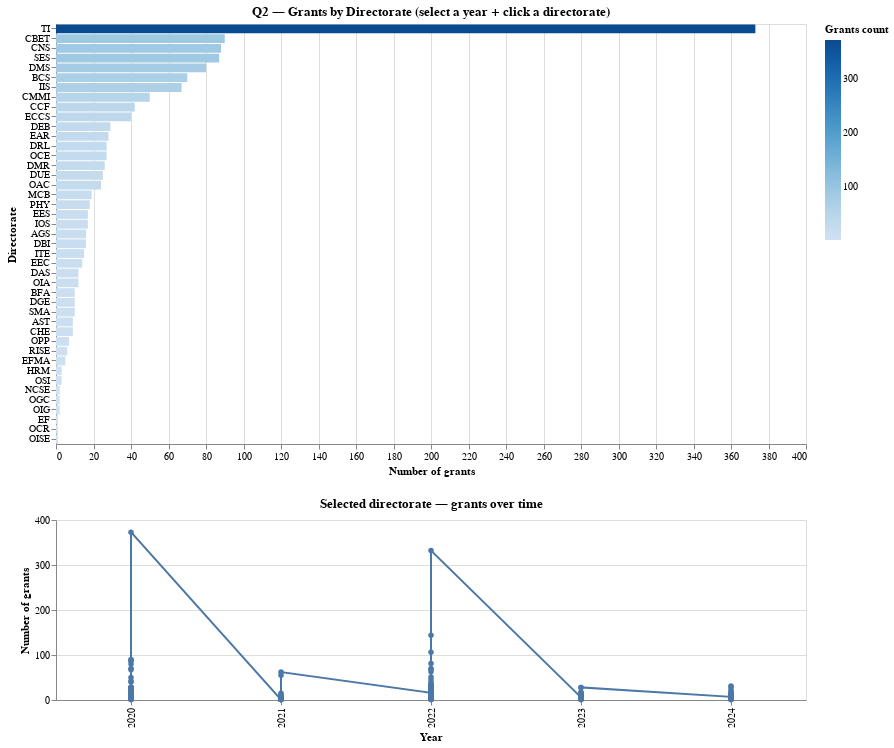

Notebook source saved alongside this figure:
### Code cell
(q2_overview & q2_trend)

### Figure 1 — Vega specification as saved in the notebook (floating-point values rounded to 4 significant figures; data arrays with more than 128 entries replaced by an {"elided": "..."} marker saying what was removed)
{"$schema": "https://vega.github.io/schema/vega/v5.json", "data": [{"name": "param_1_store", "values": [{"unit": "view_2", "fields": [{"type": "E", "field": "year"}], "values": [2020]}]}, {"name": "param_4_store"}, {"name": "source_0", "values": {"elided": "178 records"}}, {"name": "data_0", "source": "source_0", "transform": [{"type": "filter", "expr": "!length(data(\"param_1_store\")) || vlSelectionTest(\"param_1_store\", datum)"}, {"type": "project", "fields": ["directorate", "grants_count", "total_amount", "year"]}]}, {"name": "data_1", "source": "data_0", "transform": [{"type": "stack", "field": "grants_count", "groupby": ["directorate"], "sort": {"field": ["grants_count"], "order": ["ascending"]}, "as": ["grants_count_start", "grants_count_end"], "offset": "zero"}, {"type": "filter", "expr": "isValid(datum[\"grants_count\"]) && isFinite(+datum[\"grants_count\"])"}, {"type": "project", "fields": ["directorate", "grants_count", "grants_count_end", "grants_count_start", "total_amount", "year"]}]}, {"name": "data_2", "source": "source_0", "transform": [{"type": "filter", "expr": "!length(data(\"param_4_store\")) || vlSelectionTest(\"param_4_store\", datum)"}, {"type": "project", "fields": ["directorate", "grants_count", "total_amount", "year"]}]}, {"name": "data_3", "source": "data_2", "transform": [{"type": "filter", "expr": "isValid(datum[\"grants_count\"]) && isFinite(+datum[\"grants_count\"])"}, {"type": "project", "fields": ["directorate", "grants_count", "total_amount", "year"]}]}, {"name": "data_1_color_domain_grants_count", "source": "data_1", "transform": [{"type": "formula", "expr": "+datum['grants_count']", "as": "grants_count"}, {"type": "aggregate", "groupby": [], "fields": ["grants_count", "grants_count"], "ops": ["min", "max"], "as": ["min", "max"]}]}, {"name": "data_0_view_2_y_domain_directorate", "source": "data_0", "transform": [{"type": "aggregate", "groupby": ["directorate"], "fields": ["grants_count"], "ops": ["min"], "as": ["sort_field"]}, {"type": "project", "fields": ["directorate", "sort_field"]}]}, {"name": "data_2_concat_1_x_domain_year_0", "source": "data_2", "transform": [{"type": "aggregate", "groupby": ["year"], "fields": [], "ops": [], "as": []}, {"type": "formula", "expr": "datum['year']", "as": "sort_field"}, {"type": "project", "fields": ["year"]}]}, {"name": "data_3_concat_1_x_domain_year_1", "source": "data_3", "transform": [{"type": "aggregate", "groupby": ["year"], "fields": [], "ops": [], "as": []}, {"type": "formula", "expr": "datum['year']", "as": "sort_field"}, {"type": "project", "fields": ["year"]}]}], "signals": [{"name": "view_2_height", "value": 420}, {"name": "concat_1_height", "value": 180}, {"name": "unit", "value": {}, "on": [{"events": "pointermove", "update": "isTuple(group()) ? group() : unit"}]}, {"name": "param_1_year", "init": "2020", "bind": {"input": "select", "options": [2020, 2021, 2022, 2023, 2024], "name": "Year: "}}, {"name": "param_1", "update": "vlSelectionResolve(\"param_1_store\", \"union\", true, true)"}, {"name": "param_4", "update": "vlSelectionResolve(\"param_4_store\", \"union\", true, true)"}], "marks": [{"type": "group", "name": "view_2_group", "encode": {"update": {"width": {"signal": "width"}, "height": {"signal": "view_2_height"}}}, "signals": [{"name": "param_1_tuple", "update": "param_1_year !== null ? {fields: param_1_tuple_fields, values: [param_1_year]} : null"}, {"name": "param_1_tuple_fields", "value": [{"type": "E", "field": "year"}]}, {"name": "param_1_modify", "on": [{"events": {"signal": "param_1_tuple"}, "update": "modify(\"param_1_store\", param_1_tuple, true)"}]}, {"name": "param_4_tuple", "on": [{"events": [{"source": "scope", "type": "click"}], "update": "datum && item().mark.marktype !== 'group' && indexof(item().mark.role, 'legend') < 0 ? {unit: \"view_2\", fields: param_4_tuple_fields, values: [(item().isVoronoi ? datum.datum : datum)[\"directorate\"]]} : null", "force": true}, {"events": [{"source": "view", "type": "dblclick"}], "update": "null"}]}, {"name": "param_4_tuple_fields", "value": [{"type": "E", "field": "directorate"}]}, {"name": "param_4_toggle", "value": false, "on": [{"events": [{"source": "scope", "type": "click"}], "update": "event.shiftKey"}, {"events": [{"source": "view", "type": "dblclick"}], "update": "false"}]}, {"name": "param_4_modify", "on": [{"events": {"signal": "param_4_tuple"}, "update": "modify(\"param_4_store\", param_4_toggle ? null : param_4_tuple, param_4_toggle ? null : true, param_4_toggle ? param_4_tuple : null)"}]}], "marks": [{"type": "rect", "name": "view_2_marks", "from": {"data": "data_1"}, "encode": {"update": {"x": {"field": "grants_count_end", "scale": "view_2_x"}, "y": {"field": "directorate", "scale": "view_2_y"}, "tooltip": {"signal": "{\"Directorate\": isValid(datum[\"directorate\"]) ? datum[\"directorate\"] : \"\"+datum[\"directorate\"], \"Year\": isValid(datum[\"year\"]) ? datum[\"year\"] : \"\"+datum[\"year\"], \"Grants\": format(datum[\"grants_count\"], \"\"), \"Total amount ($)\": format(datum[\"total_amount\"], \",.0f\")}"}, "fill": [{"field": "grants_count", "scale": "color", "test": "!length(data(\"param_4_store\")) || vlSelectionTest(\"param_4_store\", datum)"}, {"value": "lightgray"}], "x2": {"field": "grants_count_start", "scale": "view_2_x"}, "height": {"signal": "max(0.25, bandwidth('view_2_y'))"}}}, "style": ["bar"], "interactive": true}], "axes": [{"scale": "view_2_x", "orient": "bottom", "aria": false, "ticks": false, "domain": false, "labels": false, "maxExtent": 0, "gridScale": "view_2_y", "minExtent": 0, "zindex": 0, "tickCount": {"signal": "ceil(width/40)"}, "grid": true}, {"scale": "view_2_x", "labelFlush": true, "orient": "bottom", "tickCount": {"signal": "ceil(width/40)"}, "zindex": 0, "grid": false, "labelOverlap": true, "title": "Number of grants"}, {"scale": "view_2_y", "grid": false, "zindex": 0, "orient": "left", "title": "Directorate"}], "title": {"text": "Q2 — Grants by Directorate (select a year + click a directorate)", "frame": "group"}, "style": "cell"}, {"type": "group", "name": "concat_1_group", "encode": {"update": {"width": {"signal": "width"}, "height": {"signal": "concat_1_height"}}}, "marks": [{"type": "line", "name": "concat_1_layer_0_marks", "from": {"data": "data_2"}, "sort": {"field": "x"}, "encode": {"update": {"stroke": {"value": "#4c78a8"}, "x": {"field": "year", "scale": "concat_1_x"}, "defined": {"signal": "isValid(datum[\"grants_count\"]) && isFinite(+datum[\"grants_count\"])"}, "y": {"field": "grants_count", "scale": "concat_1_y"}, "tooltip": {"signal": "{\"Directorate\": isValid(datum[\"directorate\"]) ? datum[\"directorate\"] : \"\"+datum[\"directorate\"], \"Year\": isValid(datum[\"year\"]) ? datum[\"year\"] : \"\"+datum[\"year\"], \"Grants\": format(datum[\"grants_count\"], \"\"), \"Total amount ($)\": format(datum[\"total_amount\"], \",.0f\")}"}}}, "interactive": true, "style": ["line"]}, {"type": "symbol", "name": "concat_1_layer_1_marks", "from": {"data": "data_3"}, "encode": {"update": {"y": {"field": "grants_count", "scale": "concat_1_y"}, "x": {"field": "year", "scale": "concat_1_x"}, "tooltip": {"signal": "{\"Directorate\": isValid(datum[\"directorate\"]) ? datum[\"directorate\"] : \"\"+datum[\"directorate\"], \"Year\": isValid(datum[\"year\"]) ? datum[\"year\"] : \"\"+datum[\"year\"], \"Grants\": format(datum[\"grants_count\"], \"\"), \"Total amount ($)\": format(datum[\"total_amount\"], \",.0f\")}"}, "opacity": {"value": 1}, "fill": {"value": "#4c78a8"}}}, "style": ["point"], "interactive": true}], "axes": [{"scale": "concat_1_y", "orient": "left", "grid": true, "zindex": 0, "labels": false, "maxExtent": 0, "tickCount": {"signal": "ceil(concat_1_height/40)"}, "ticks": false, "gridScale": "concat_1_x", "domain": false, "minExtent": 0, "aria": false}, {"scale": "concat_1_x", "orient": "bottom", "labelAlign": "right", "labelAngle": 270, "zindex": 0, "labelBaseline": "middle", "grid": false, "title": "Year"}, {"scale": "concat_1_y", "grid": false, "orient": "left", "title": "Number of grants", "labelOverlap": true, "tickCount": {"signal": "ceil(concat_1_height/40)"}, "zindex": 0}], "title": {"text": "Selected directorate — grants over time", "frame": "group"}, "style": "cell"}], "scales": [{"name": "color", "type": "linear", "domain": [{"signal": "(data(\"data_1_color_domain_grants_count\")[0] || {}).min"}, {"signal": "(data(\"data_1_color_domain_grants_count\")[0] || {}).max"}], "range": {"scheme": "blues"}, "interpolate": "hcl", "zero": false}, {"name": "view_2_x", "type": "linear", "domain": {"data": "data_1", "fields": ["grants_count_start", "grants_count_end"]}, "range": [0, {"signal": "width"}], "zero": true, "nice": true}, {"name": "view_2_y", "type": "band", "domain": {"data": "data_0_view_2_y_domain_directorate", "field": "directorate", "sort": {"op": "max", "field": "sort_field", "order": "descending"}}, "range": [0, {"signal": "view_2_height"}], "paddingInner": 0.1, "paddingOuter": 0.05}, {"name": "concat_1_x", "type": "point", "domain": {"fields": [{"data": "data_2_concat_1_x_domain_year_0", "field": "year"}, {"data": "data_3_concat_1_x_domain_year_1", "field": "year"}], "sort": true}, "range": [0, {"signal": "width"}], "padding": 0.5}, {"name": "concat_1_y", "type": "linear", "domain": {"fields": [{"data": "data_2", "field": "grants_count"}, {"data": "data_3", "field": "grants_count"}]}, "range": [{"signal": "concat_1_height"}, 0], "nice": true, "zero": true}], "legends": [{"title": "Grants count", "fill": "color", "gradientLength": {"signal": "clamp(view_2_height, 64, 200)"}}], "padding": 5, "background": "white", "layout": {"padding": 20, "columns": 1, "bounds": "full", "align": "each"}, "width": 750}
